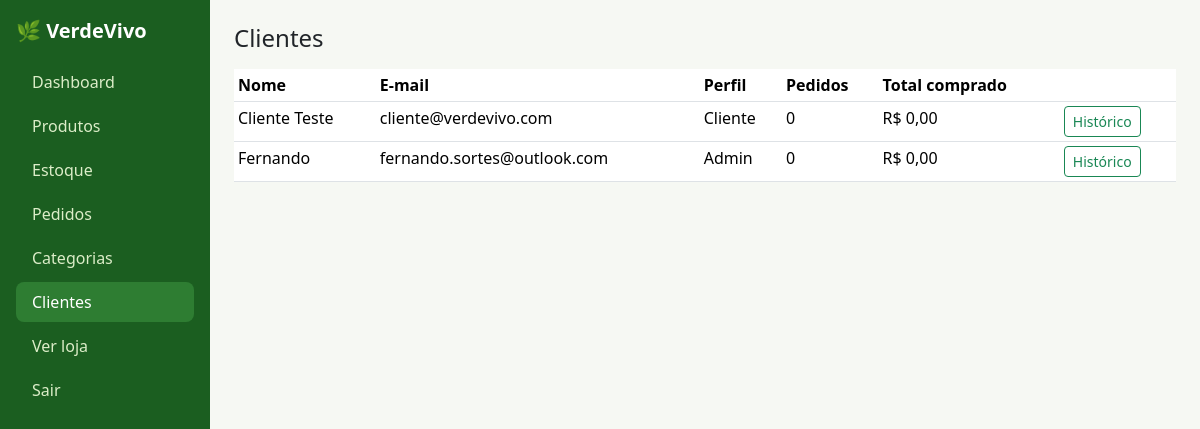
The app's page /admin/usuarios.php (signed in) with its own data.
### tables this page shows
CREATE TABLE users (
  id INT UNSIGNED AUTO_INCREMENT PRIMARY KEY,
  name VARCHAR(120) NOT NULL,
  email VARCHAR(150) NOT NULL UNIQUE,
  password VARCHAR(255) NOT NULL,
  role ENUM('admin','customer') NOT NULL DEFAULT 'customer',
  created_at TIMESTAMP NOT NULL DEFAULT CURRENT_TIMESTAMP
);

### app/services/OrderService.php (called while the page is built, shortened)
<?php
function revenue_in(): string { return "'" . implode("','", REVENUE_STATUSES) . "'"; }

### app/helpers/helpers.php (called while the page is built, shortened)
<?php
function e($v): string { return htmlspecialchars((string)$v, ENT_QUOTES, 'UTF-8'); }
function money($v): string { return 'R$ ' . number_format((float)$v, 2, ',', '.'); }

### admin/usuarios.php (the view, shortened to what this page needs)
<?php
$pdo = db();
$r = revenue_in();
$id = (int)($_GET['id'] ?? 0);
include __DIR__ . '/../includes/admin_header.php';
if ($id) {
    $u = $pdo->prepare('SELECT id, name, email, role, created_at FROM users WHERE id = ?');
    $u->execute([$id]);
    $user = $u->fetch();
    $o = $pdo->prepare('SELECT id, total, status, created_at FROM orders WHERE user_id = ? ORDER BY id DESC');
    $o->execute([$id]);
    ?>
    <a href="usuarios.php" class="small">← Voltar</a>
    <?php if ($user): ?><h2 class="h6 mt-2"><?= e($user['name']) ?> · <?= e($user['email']) ?></h2>
    <table class="table table-sm bg-white"><thead><tr><th>Pedido</th><th>Data</th><th>Valor</th><th>Status</th></tr></thead><tbody>
    <?php foreach ($o->fetchAll() as $x): ?><tr><td><a href="<?= e(url('admin/pedidos.php?id=' . (int)$x['id'])) ?>">#<?= (int)$x['id'] ?></a></td><td><?= e(date('d/m/Y H:i', strtotime($x['created_at']))) ?></td><td><?= money($x['total']) ?></td><td><?= e(ORDER_STATUS[$x['status']]) ?></td></tr><?php endforeach; ?></tbody></table>
    <?php else: ?><p>Usuário não encontrado.</p><?php endif;
} else {
    $rows = $pdo->query("SELECT u.id, u.name, u.email, u.role, u.created_at, COUNT(o.id) orders, COALESCE(SUM(CASE WHEN o.status IN ($r) THEN o.total END),0) spent FROM users u LEFT JOIN orders o ON o.user_id = u.id GROUP BY u.id ORDER BY u.id")->fetchAll();
    ?>
    <div class="table-responsive"><table class="table table-sm bg-white"><thead><tr><th>Nome</th><th>E-mail</th><th>Perfil</th><th>Pedidos</th><th>Total comprado</th><th></th></tr></thead><tbody>
    <?php foreach ($rows as $u): ?><tr><td><?= e($u['name']) ?></td><td><?= e($u['email']) ?></td><td><?= $u['role'] === 'admin' ? 'Admin' : 'Cliente' ?></td><td><?= (int)$u['orders'] ?></td><td><?= money($u['spent']) ?></td><td><a class="btn btn-sm btn-outline-success" href="?id=<?= (int)$u['id'] ?>">Histórico</a></td></tr><?php endforeach; ?></tbody></table></div>
<?php }
include __DIR__ . '/../includes/admin_footer.php'; ?>

### assets/css/style.css (style rules this page uses)
:root { --vv-pri:#2e7d32;--vv-dark:#1b5e20;--vv-acc:#e8f3e4;--vv-bg:#f6f8f3 }
body { background:var(--vv-bg) }

### records on screen
users: name "Cliente Teste", email "cliente@verdevivo.com", role "Cliente", orders "0", spent "R$ 0,00"
users: name "Fernando", email "fernando.sortes@outlook.com", role "Admin", orders "0", spent "R$ 0,00"

### other values on screen
$label "Dashboard"
$label "Produtos"
$label "Estoque"
$label "Pedidos"
$label "Categorias"
$label "Clientes"
$pageTitle "Clientes"
